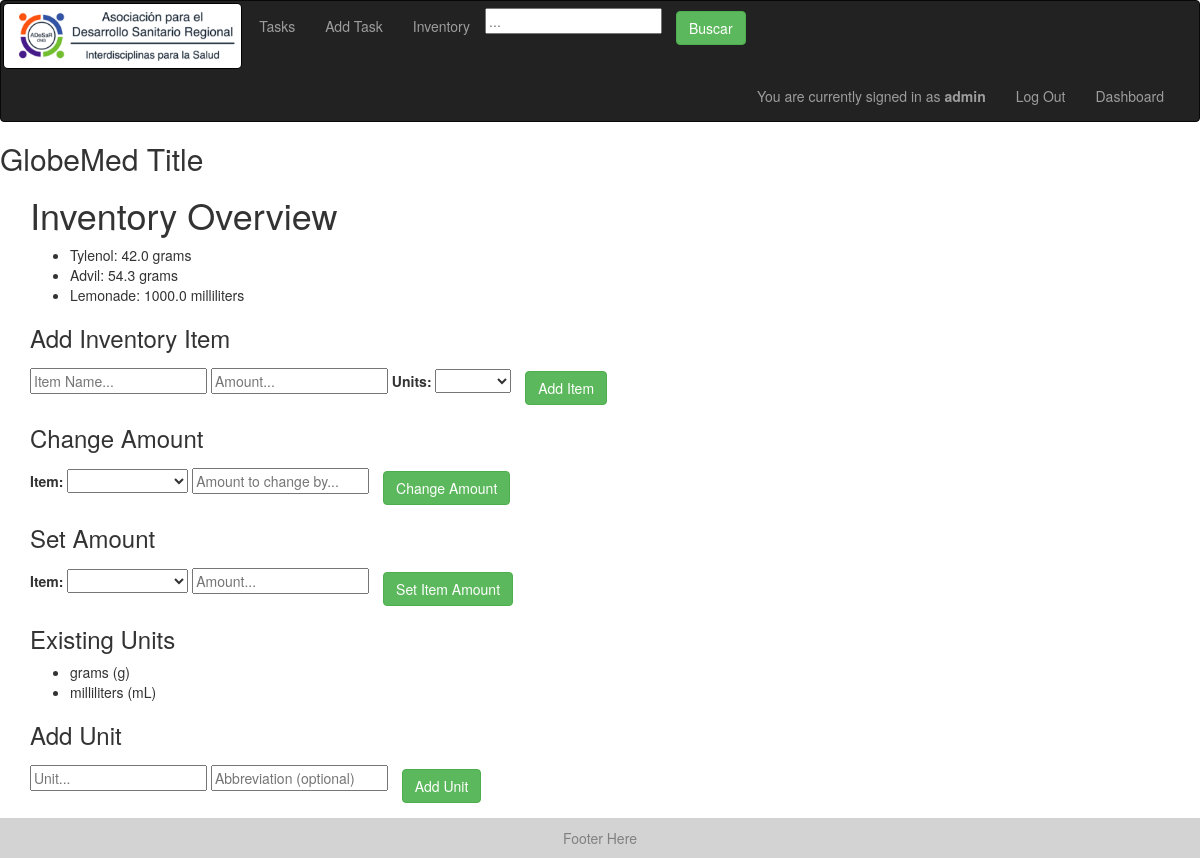
The page /inventory (signed in) on the database its author committed.
### models.py (models this page shows)
class InventoryItem(Base):
    __tablename__ = "inventory_item"
    id = Column(Integer, primary_key=True)
    name = Column(String)
    amount = Column(Float)
    unit = Column(PickleType)

class Unit(Base):
    __tablename__ = "units"
    id = Column(Integer, primary_key=True)
    name = Column(String)
    abbreviation = Column(String)

### app.py (the view)
@app.route('/inventory')
@check_login_wrapper
def inventory():
    print("inventory", get_inventory())
    return render_template("inventory.html", inventory=get_inventory(), units = get_units())

### app.py (called while the page is built)
def check_login_wrapper(func):
    @wraps(func)
    def inner(*args, **kwargs):
        print("here")
        if "username" not in login_session:
            return redirect(url_for('login'))
        return func(*args, **kwargs)
    return inner

### database.py (called while the page is built)
def get_units():
    return session.query(Unit).all()

def get_inventory():
    return session.query(InventoryItem).all()

### templates/inventory.html
{% extends "layout.html" %}
{% block body %}
	<h1>Inventory Overview</h1>
	<ul>
		{% for item in inventory %}
			<li>{{item.name}}: {{item.amount}} {{item.unit.name}}</li>
		{% endfor %}
	</ul>
	<h3>Add Inventory Item</h3>
	<form action="{{ url_for('add_item_page') }}" method = 'post'>
  	  <input required type="text"  name="item_name" placeholder="Item Name...">
  	  <input required type="number" step="0.01" name="amount" placeholder="Amount...">
  	  <label for="unit_name">Units: </label>
  	  <select required name="unit_name" id="unit_name">
	  	<option value=""></option>
	  	{% for unit in units %}
		    <option value="{{unit.name}}">{{unit.name}}</option>
	    {% endfor %}
	  </select>
  	  <button class="btn btn-success" type="submit" > Add Item </button>
	 </form>
	 <h3>Change Amount</h3>
	 <form action="{{ url_for('change_item_amount_page') }}" method = 'post'>
	 	<label for="change_item_name">Item: </label>
  	  <select required name="item_name" id="change_item_name">
	  	<option value=""></option>
	  	{% for item in inventory %}
		    <option value="{{item.name}}">{{item.name}} ({{item.unit.abbreviation}})</option>
	    {% endfor %}
	  </select>
  	  <input required type="number" step="0.01" name="amount" placeholder="Amount to change by...">
  	  <button class="btn btn-success" type="submit" > Change Amount </button>
	 </form>
	 <h3>Set Amount</h3>
	 <form action="{{ url_for('set_item_amount_page') }}" method = 'post'>
	 	<label for="change_item_name">Item: </label>
  	  <select required name="item_name" id="change_item_name">
	  	<option value=""></option>
	  	{% for item in inventory %}
		    <option value="{{item.name}}">{{item.name}} ({{item.unit.abbreviation}})</option>
	    {% endfor %}
	  </select>
  	  <input required type="number" step="0.01" name="amount" placeholder="Amount...">
  	  <button class="btn btn-success" type="submit" > Set Item Amount</button>
	 </form>
	 <h3>Existing Units</h3>
	<ul>
	{% for unit in units %}
		<li>{{unit.name}} ({{unit.abbreviation}})</li>
	{% endfor %}
	</ul>
	<h3>Add Unit</h3>
	<form action="{{ url_for('add_unit_page') }}" method = 'post'>
  	  <input  required type="text"  name="unit_name" placeholder="Unit...">
  	  <input  type="text"  name="abbreviation" placeholder="Abbreviation (optional)">
  	  <button class="btn btn-success" type="submit" > Add Unit </button>
	</form>
{%endblock%}

### static/style.css (style rules this page uses)
input { max-width: 500px; }
button { margin: 10px; }

### templates/layout.html (style rules this page uses)
input { max-width: 500px; }
button { margin: 10px; }

### rows shown on the page
InventoryItem: name "Tylenol", amount "42.0", unit.name "grams"
InventoryItem: name "Advil", amount "54.3", unit.name "grams"
InventoryItem: name "Lemonade", amount "1000.0", unit.name "milliliters"
Unit: name "grams", abbreviation "g"
Unit: name "milliliters", abbreviation "mL"

### other values the page prints
{{ session['username'] }} "admin"
